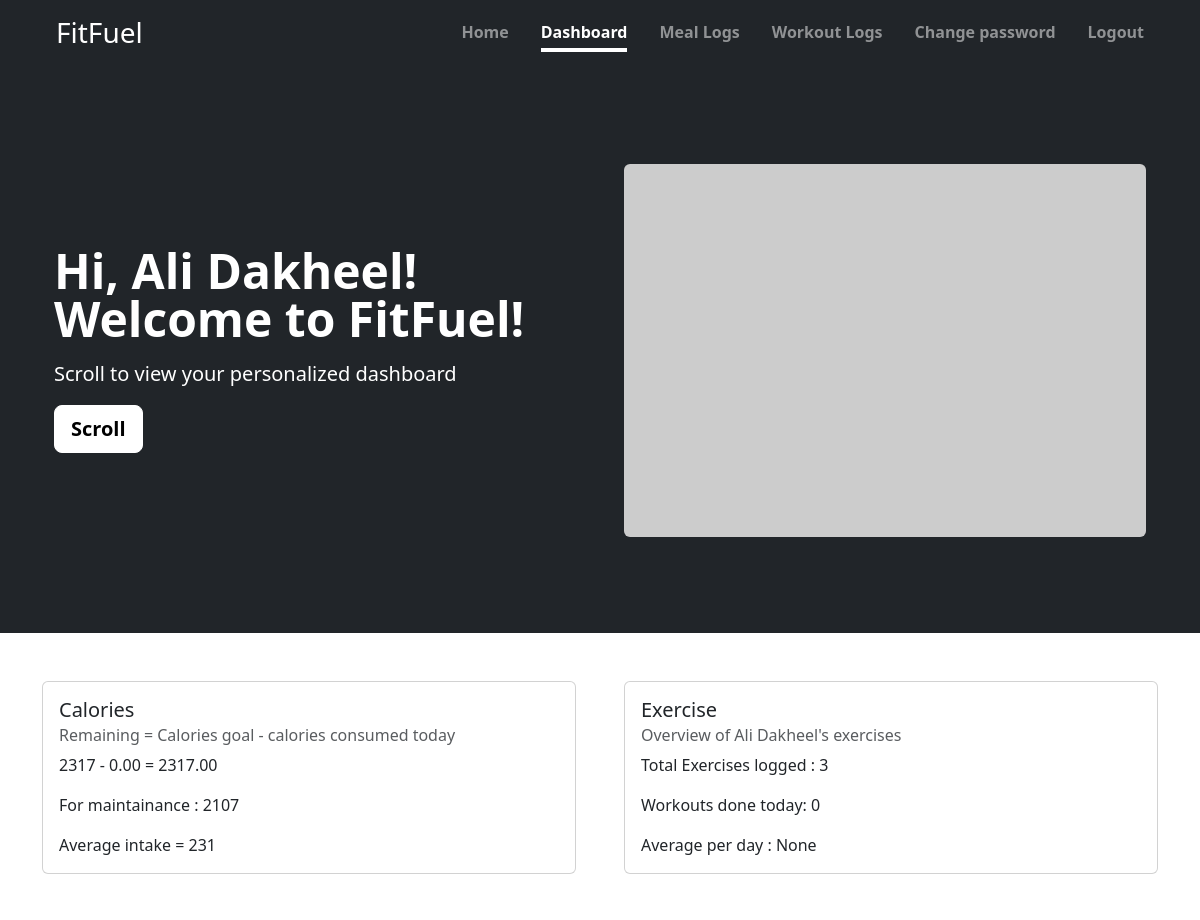
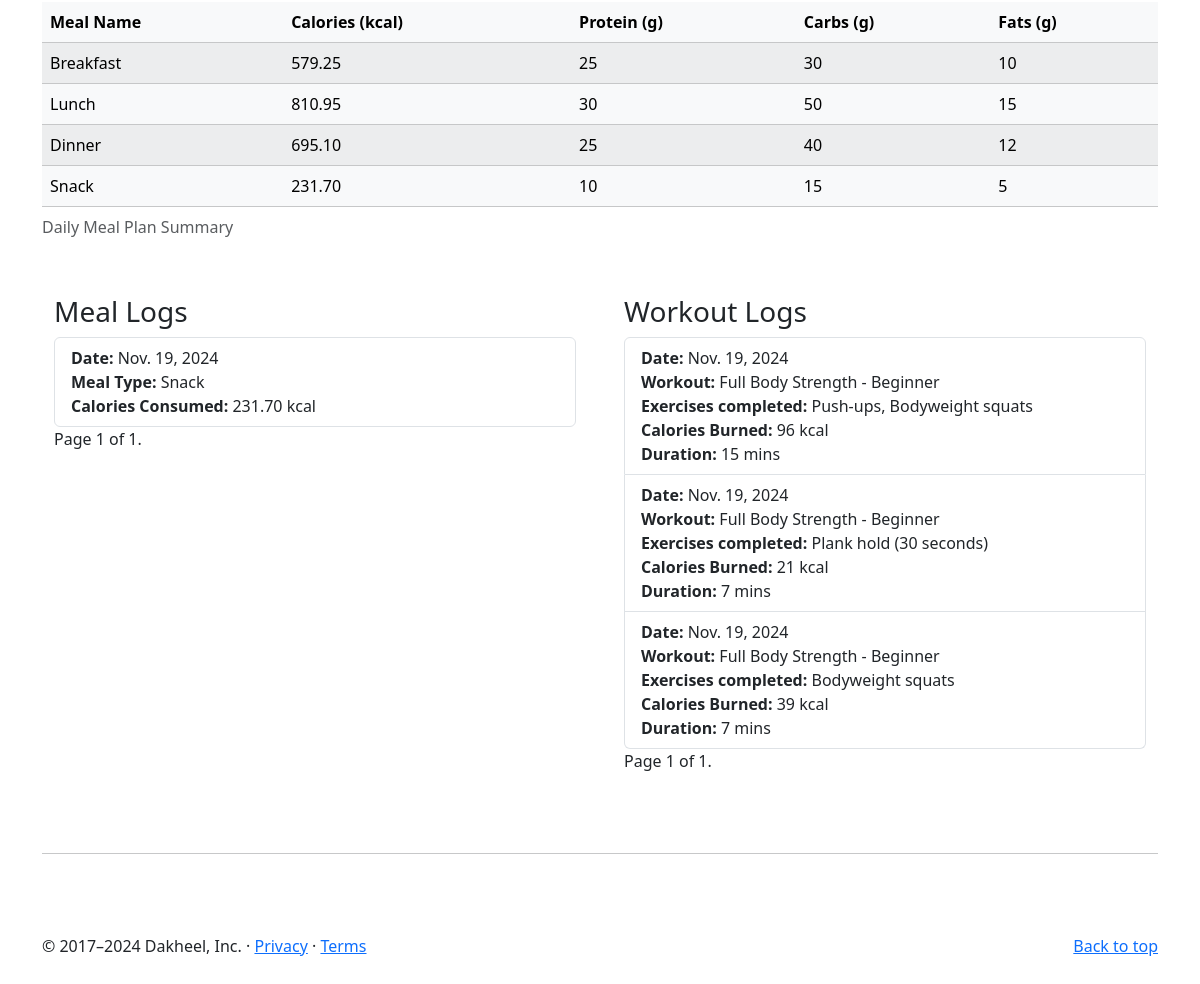
The page /fitness/dashboard/ (signed in) on the database its author committed (2 pictures, top to bottom).
### fitness/models.py (models this page shows, shortened)
class UserDashboardMetric(models.Model):
    user = models.ForeignKey(CustomUser, on_delete=models.CASCADE)
    exercise_sessions = models.PositiveIntegerField(blank=True, null=True)
    total_calories_consumed = models.PositiveIntegerField(blank=True, null=True)
    total_calories_burned = models.PositiveIntegerField(blank=True, null=True)
    average_daily_calories = models.PositiveIntegerField(blank=True, null=True)
    average_daily_exercises = models.PositiveIntegerField(blank=True, null=True)
    last_updated = models.DateTimeField(auto_now=True)

class CustomUser(models.Model):
    user = models.ForeignKey(User, on_delete=models.SET_NULL, null=True, blank=True, db_column='auth_user')
    name = models.CharField(max_length=255)
    email = models.EmailField(unique=True)
    age = models.IntegerField()
    weight = models.FloatField()
    height = models.FloatField()
    goal = models.CharField(max_length=100,choices=Goals)
    activity = models.ForeignKey(ActivityLevel, on_delete=models.SET_NULL, null=True, blank=True, db_column='activity')
    daily_caloric_intake = models.IntegerField(blank=True, null=True)
    bmi = models.FloatField(blank=True, null=True)
    bmi_status = models.CharField(max_length=100, blank=True, null=True)
    def __str__(self):
        return self.name

class MealPlans(models.Model):
    user = models.ForeignKey(CustomUser, on_delete=models.CASCADE)
    date = models.DateField(auto_now=True)
    calories_goal = models.IntegerField()
    calories_consumed = models.IntegerField(editable=False)
    meals = models.TextField()

class MealLog(models.Model):
    mealType = (('Breakfast','Breakfast'),('Lunch','Lunch'),('Dinner','Dinner'),('Snack','Snack'))
    user = models.ForeignKey(CustomUser, on_delete=models.CASCADE)
    date = models.DateField(auto_now=True)
    meal_plan = models.ForeignKey(MealPlans, on_delete=models.SET_NULL, null=True, blank=True)
    meal_type = models.CharField(max_length=50, blank=True, null=True,choices=mealType)
    calories_consumed = models.FloatField(blank=True, null=True)
    notes = models.TextField(blank=True, null=True)

class WorkoutLog(models.Model):
    user = models.ForeignKey(CustomUser, on_delete=models.SET_NULL, null=True, blank=True)
    workout = models.ForeignKey(Workout, on_delete=models.SET_NULL, null=True, blank=True)
    date = models.DateField(auto_now_add=True)
    exercises_completed = models.TextField()
    total_calories_burned = models.PositiveIntegerField(null=True, blank=True)
    duration_minutes = models.PositiveIntegerField(null=True, blank=True)
    notes = models.TextField(blank=True, null=True)
    '''
    to auto calc an estimate of calories burned based on the formula:
    Calories Burned=MET×Weight in kg×Duration in hours
    '''

class Workout(models.Model):
    GOAL_CHOICES = [
        ('Weight Gain', 'Weight Gain'),
        ('Weight Loss', 'Weight Loss'),
        ('Weight Maintenance', 'Weight Maintenance'),
    ]
    DIFFICULTY_CHOICES = [
        ('Beginner', 'Beginner'),
        ('Intermediate', 'Intermediate'),
        ('Advanced', 'Advanced'),
    ]
    name = models.CharField(max_length=255)
    description = models.TextField()
    exercises = models.TextField()
    difficulty = models.CharField(max_length=50,choices=DIFFICULTY_CHOICES)
    duration_minutes = models.PositiveIntegerField()
    target_goal = models.CharField(max_length=50,choices=GOAL_CHOICES,null=True,blank=True)
    def __str__(self):
        return f'{self.name} - {self.difficulty}'

### fitness/views.py (the view)
# urls.py: path('dashboard/',DashboardView.as_view(),name='dashboard'),
class DashboardView(DetailView):
    model = UserDashboardMetric
    template_name = 'dashboard.html'
    context_object_name = 'dashboard_metric'
    def get_object(self):
        custom_user = CustomUser.objects.get(user=self.request.user)
        try:
            return UserDashboardMetric.objects.get(user=custom_user)
        except UserDashboardMetric.DoesNotExist:
            default_metric = UserDashboardMetric(
                user=custom_user,
                exercise_sessions=0,
                total_calories_consumed=0,
                average_daily_calories=0,
                average_daily_exercises=0
            )
            default_metric.save()
            return default_metric
    def get_context_data(self, **kwargs):
        custom_user = CustomUser.objects.get(user=self.request.user)
        context = super().get_context_data(**kwargs)
        today = now().date()
        meal_plan = context["Mealplan"] = MealPlans.objects.get(user=custom_user)
        workouts = WorkoutLog.objects.filter(user=custom_user).order_by('-date')
        meals = json.loads(meal_plan.meals) if meal_plan.meals else []
        context["meals"] = meals
        meal_logs = MealLog.objects.filter(user=custom_user).order_by('-date')
        meal_logs_paginator = Paginator(meal_logs, 5)
        page = self.request.GET.get('meal_page')
        try:
            context['meal_logs'] = meal_logs_paginator.page(page)
        except PageNotAnInteger:
            context['meal_logs'] = meal_logs_paginator.page(1)
        except EmptyPage:
            context['meal_logs'] = meal_logs_paginator.page(meal_logs_paginator.num_pages)
        workout_logs_paginator = Paginator(workouts, 5)
        page = self.request.GET.get('workout_page')
        try:
            context['workouts'] = workout_logs_paginator.page(page)
        except PageNotAnInteger:
            context['workouts'] = workout_logs_paginator.page(1)
        except EmptyPage:
            context['workouts'] = workout_logs_paginator.page(workout_logs_paginator.num_pages)
        calories_consumed_today = context['Calories_today'] = MealLog.objects.filter(
            user=custom_user, date=today
        ).aggregate(total_calories=Sum('calories_consumed'))['total_calories'] or 0
        workout_sessions_today = context['workout_sessions_today'] = WorkoutLog.objects.filter(
            user=custom_user, date=today
        ).count()
        for workout in context["workouts"]:
            if isinstance(workout.exercises_completed, str):
                workout.exercises_completed = json.loads(workout.exercises_completed)
        if meal_plan:
            remaining_calories = meal_plan.calories_goal - calories_consumed_today
            context["remaining_calories"] = remaining_calories
        else:
            context["remaining_calories"] = None
        return context

### fitness/templates/dashboard.html (shortened to what this page needs)
<!DOCTYPE html>
<html lang="en">
<head>
    {% load static %}
    <link href="https://cdn.jsdelivr.net/npm/bootstrap@5.3.3/dist/css/bootstrap.min.css" rel="stylesheet"
>
    <link rel="stylesheet" href="{% static 'styles.css' %}">
</head>
<body>
    <div class="container-fluid mt-0 mb-5" style="background-color: rgb(33, 37, 41);">
        <div class="cover-container d-flex p-3 mx-auto flex-column">
          <header class="mb-auto">
            <div>
              <h3 class="float-md-start mb-0 text-white">FitFuel</h3>
              <nav class="nav nav-masthead justify-content-center float-md-end gap-3">
                <a class="nav-link fw-bold py-1 px-0" aria-current="page" href="{% url 'home' %}">Home</a>
                {% if user.is_authenticated %}
                <a class="nav-link fw-bold py-1 px-0 active" href="{% url 'dashboard' %}">Dashboard</a>
                <a class="nav-link fw-bold py-1 px-0" href="{% url 'meal-logs' %}">Meal Logs</a>
                <a class="nav-link fw-bold py-1 px-0" href="{% url 'workout-logs' %}">Workout Logs</a>
                <a class="nav-link fw-bold py-1 px-0" href="#" data-bs-target="#modalPass" data-bs-toggle="modal">Change password</a>
                <a class="nav-link fw-bold py-1 px-0" href="{% url 'logout' %}">Logout</a>
              {% else %}
                <a class="nav-link fw-bold py-1 px-0" href="{% url 'signup' %}">Sign Up</a>
                <a class="nav-link fw-bold py-1 px-0" href="#" data-bs-toggle="modal" data-bs-target="#modalLogin">Login</a>
              {% endif %}
                    </nav>
            </div>
          </header>
          </div>
          <div class="container col-xxl-8 px-4 py-5">
            <div class="row flex-lg-row-reverse align-items-center g-5 py-5">
                <div class="col-10 col-sm-8 col-lg-6">
                        <img src="https://picsum.photos/700/500" class="d-block mx-lg-auto img-fluid rounded" alt="Default Image" width="700" height="500" loading="lazy">
                </div>
                <div class="col-lg-6">
                    <h1 class="display-5 fw-bold lh-1 mb-3 text-white">Hi, {{ dashboard_metric.user }}! Welcome to FitFuel!</h1>
                    <p class="lead text-white">Scroll to view your personalized dashboard</p>
                    <div class="d-grid gap-2 d-md-flex justify-content-md-start">
                        <a href="#" class="btn btn-lg btn-light fw-bold border-white bg-white">Scroll</a>
                    </div>
                </div>
            </div>
        </div>
        </div>
        <div class="container">
            <div class="row gx-5 justify-content-center">
                <div class="col-6">
                    <div class="card" >
                        <div class="card-body">
                          <h5 class="card-title">Calories</h5>
                          <h6 class="card-subtitle mb-2 text-body-secondary">Remaining = Calories goal - calories consumed today</h6>
                          <p class="card-text">{{Mealplan.calories_goal}} - {{Calories_today|floatformat:2}} = {{remaining_calories|floatformat:2}}</p>
                          <p class="card-text">For maintainance : {{dashboard_metric.user.daily_caloric_intake}}</p>
                          <p class="card-text">Average intake = {{dashboard_metric.average_daily_calories}}</p>
                        </div>
                      </div>
                </div>
                <div class="col-6">
                    <div class="card" >
                        <div class="card-body">
                          <h5 class="card-title">Exercise</h5>
                          <h6 class="card-subtitle mb-2 text-body-secondary">Overview of {{dashboard_metric.user}}'s exercises</h6>
                          <p class="card-text">Total Exercises logged : {{dashboard_metric.exercise_sessions}}</p>
                          <p class="card-text">Workouts done today: {{workout_sessions_today}}</p>
                          <p class="card-text">Average per day : {{dashboard_metric.average_daily_exercises}}</p>
                        </div>
                      </div>
                </div>
            </div>
            <div class="container-fluid gx-0 justify-content-center mt-5">
              <table class="table table-striped table-light table-hover  ">
                <caption>Daily Meal Plan Summary</caption>
                <thead>
                  <tr>
                    <th>Meal Name</th>
                    <th>Calories (kcal)</th>
                    <th>Protein (g)</th>
                    <th>Carbs (g)</th>
                    <th>Fats (g)</th>
                  </tr>
                </thead>
                <tbody>
                  {% if meals %}
                    {% for meal in meals %}
                      <tr>
                        <td>{{ meal.name }}</td>
                        <td>{{ meal.calories|floatformat:2 }}</td>
                        <td>{{ meal.protein }}</td>
                        <td>{{ meal.carbs }}</td>
                        <td>{{ meal.fats }}</td>
                      </tr>
                    {% endfor %}
                  {% else %}
                    <tr>
                      <td colspan="5" class="text-center">No meals found for today</td>
                    </tr>
                  {% endif %}
                </tbody>
              </table>
            </div>
            <div class="container  mt-5 ">
                <div class="row gx-5">
                    <div class="col-6">
                            <h3>Meal Logs</h3>
                            {% if meal_logs %}
                                <ul class="list-group">
                                    {% for meal in meal_logs %}
                                        <li class="list-group-item">
                                            <strong>Date:</strong> {{ meal.date }}<br>
                                            <strong>Meal Type:</strong> {{ meal.meal_type }}<br>
                                            <strong>Calories Consumed:</strong> {{ meal.calories_consumed|floatformat:2 }} kcal<br>
                                        </li>
                                    {% endfor %}
                                </ul>
                                <div class="pagination">
                                    <span class="step-links">
                                        <span class="current">
                                            Page {{ meal_logs.number }} of {{ meal_logs.paginator.num_pages }}.
                                        </span>
                                    </span>
                                </div>
                            {% else %}
                                <p>No meal logs available.</p>
                            {% endif %}
                    </div>
                  <div class="col-6">
                        <h3>Workout Logs</h3>
                        {% if workouts %}
                            <ul class="list-group">
                                {% for workout in workouts %}
                                    <li class="list-group-item">
                                        <strong>Date:</strong> {{ workout.date }}<br>
                                        <strong>Workout:</strong> {{ workout.workout }}<br>
                                        <strong>Exercises completed:</strong> {{ workout.exercises_completed|join:", " }}<br>
                                        <strong>Calories Burned:</strong> {{ workout.total_calories_burned }} kcal<br>
                                        <strong>Duration:</strong> {{ workout.duration_minutes }} mins<br>
                                    </li>
                                {% endfor %}
                            </ul>
                            <div class="pagination">
                                <span class="step-links">
                                    <span class="current">
                                        Page {{ workouts.number }} of {{ workouts.paginator.num_pages }}.
                                    </span>
                                </span>
                            </div>
                        {% else %}
                            <p>No workout logs available.</p>
                        {% endif %}
                </div>
            </div>
        </div>
            <hr class="featurette-divider">
        </div>
        <footer class="container mt-5">
          <p class="float-end"><a href="#">Back to top</a></p>
          <p>&copy; 2017–2024 Dakheel, Inc. &middot; <a href="#">Privacy</a> &middot; <a href="#">Terms</a></p>
        </footer>
</body>
</html>

### static/styles.css (style rules this page uses)
* { margin: 0; padding: 0; box-sizing: border-box; }
body { padding-top: 0; padding-bottom: 3rem; color: rgb(var(--bs-tertiary-color-rgb)); }
.featurette-divider { margin: 5rem 0; }
.cover-container { max-width: 70em; }
.nav-masthead .nav-link { color: rgba(255, 255, 255, .5); border-bottom: .25rem solid transparent; }
.nav-masthead .nav-link + .nav-link { margin-left: 1rem; }
.nav-masthead .active { color: #fff; border-bottom-color: #fff; }

### rows shown on the page
UserDashboardMetric: user "Ali Dakheel", user.daily_caloric_intake "2107", average_daily_calories "231", exercise_sessions "3", average_daily_exercises "None"
MealPlans: calories_goal "2317"
MealLog: name "Snack", calories "231.70", protein "10", carbs "15", fats "5", date "Nov. 19, 2024", meal_type "Snack", calories_consumed "231.70"
WorkoutLog: date "Nov. 19, 2024", workout "Full Body Strength - Beginner", exercises_completed "Push-ups, Bodyweight squats", total_calories_burned "96", duration_minutes "15"
WorkoutLog: date "Nov. 19, 2024", workout "Full Body Strength - Beginner", exercises_completed "Plank hold (30 seconds)", total_calories_burned "21", duration_minutes "7"
WorkoutLog: date "Nov. 19, 2024", workout "Full Body Strength - Beginner", exercises_completed "Bodyweight squats", total_calories_burned "39", duration_minutes "7"

### other values the page prints
{{ Calories_today|floatformat:2 }} "0.00"
{{ remaining_calories|floatformat:2 }} "2317.00"
{{ workout_sessions_today }} "0"
{{ meal.name }} "Breakfast" "Lunch" "Dinner"
{{ meal.calories|floatformat:2 }} "579.25" "810.95" "695.10"
{{ meal.protein }} "25" "30" "25"
{{ meal.carbs }} "30" "50" "40"
{{ meal.fats }} "10" "15" "12"
{{ meal_logs.number }} "1"
{{ meal_logs.paginator.num_pages }} "1"
{{ workouts.number }} "1"
{{ workouts.paginator.num_pages }} "1"
